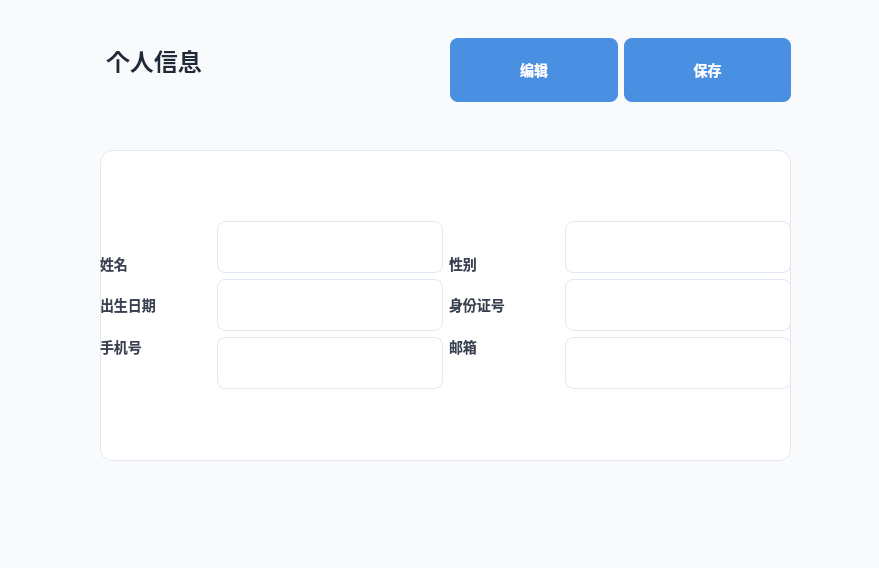
<?xml version="1.0" encoding="UTF-8"?>
<ui version="4.0">
 <class>patientInfo</class>
 <widget class="QWidget" name="patientInfo">
  <property name="geometry">
   <rect>
    <x>0</x>
    <y>0</y>
    <width>879</width>
    <height>568</height>
   </rect>
  </property>
  <property name="minimumSize">
   <size>
    <width>879</width>
    <height>568</height>
   </size>
  </property>
  <property name="maximumSize">
   <size>
    <width>879</width>
    <height>568</height>
   </size>
  </property>
  <property name="windowTitle">
   <string>个人信息</string>
  </property>
  <property name="styleSheet">
   <string notr="true">
/* 主窗口样式 */
QWidget {
    font-family: "Segoe UI", "Microsoft YaHei", sans-serif;
    background-color: #f8fafc;
}

/* 标签样式 */
QLabel {
    background-color: transparent;
    color: #374151;
    font-size: 14px;
    font-weight: 500;
}

/* 标题标签样式 */
#label_7 {
    font-size: 24px;
    font-weight: 600;
    color: #1f2937;
    padding: 8px 0px;
}

/* 输入框样式 */
QLineEdit {
    background-color: white;
    border: 1px solid #e2e8f0;
    border-radius: 8px;
    padding: 10px 12px;
    font-size: 14px;
    color: #1f2937;
    selection-background-color: #4a90e2;
    selection-color: white;
    min-height: 30px;
    max-width: 200px;
}

QLineEdit:focus {
    border: 1px solid #4a90e2;
    background-color: #f0f7ff;
    outline: none;
}

QLineEdit:hover {
    border: 1px solid #cbd5e1;
}

QLineEdit:read-only {
    background-color: #f1f5f9;
    color: #64748b;
    border: 1px solid #e2e8f0;
}

/* 按钮样式 */
QPushButton {
    background-color: #4a90e2;
    color: white;
    border: none;
    border-radius: 8px;
    padding: 12px 20px;
    font-size: 14px;
    font-weight: 500;
    min-width: 80px;
    min-height: 40px;
    transition: all 0.2s ease;
}

QPushButton:hover {
    background-color: #3a7bc8;
    transform: translateY(-1px);
}

QPushButton:pressed {
    background-color: #2c6bb6;
    transform: translateY(1px);
}

QPushButton:disabled {
    background-color: #cbd5e1;
    color: #94a3b8;
}

/* 表单容器样式 */
#gridLayoutWidget {
    background-color: white;
    border-radius: 12px;
    border: 1px solid #e2e8f0;
    box-shadow: 0 4px 6px rgba(0, 0, 0, 0.05);
}

/* 按钮容器样式 */
#horizontalLayoutWidget {
    background-color: transparent;
}

/* 布局样式 */
QGridLayout {
    margin: 20px;
    spacing: 15px;
}

QVBoxLayout, QHBoxLayout {
    spacing: 10px;
}

/* 图片样式 */
QLabel[scaledContents="true"] {
    border-radius: 8px;
    opacity: 0.1;
}
   </string>
  </property>
  <widget class="QWidget" name="gridLayoutWidget">
   <property name="geometry">
    <rect>
     <x>100</x>
     <y>150</y>
     <width>691</width>
     <height>311</height>
    </rect>
   </property>
   <layout class="QGridLayout" name="gridLayout">
    <item row="0" column="0">
     <layout class="QVBoxLayout" name="verticalLayout">
      <property name="topMargin">
       <number>25</number>
      </property>
      <property name="bottomMargin">
       <number>25</number>
      </property>
      <item>
       <widget class="QLabel" name="label">
        <property name="text">
         <string>姓名</string>
        </property>
       </widget>
      </item>
      <item>
       <widget class="QLabel" name="label_2">
        <property name="minimumSize">
         <size>
          <width>70</width>
          <height>0</height>
         </size>
        </property>
        <property name="text">
         <string>出生日期</string>
        </property>
       </widget>
      </item>
      <item>
       <widget class="QLabel" name="label_3">
        <property name="text">
         <string>手机号</string>
        </property>
       </widget>
      </item>
     </layout>
    </item>
    <item row="0" column="2">
     <layout class="QVBoxLayout" name="verticalLayout_2">
      <property name="topMargin">
       <number>25</number>
      </property>
      <property name="bottomMargin">
       <number>25</number>
      </property>
      <item>
       <widget class="QLabel" name="label_4">
        <property name="text">
         <string>性别</string>
        </property>
       </widget>
      </item>
      <item>
       <widget class="QLabel" name="label_5">
        <property name="minimumSize">
         <size>
          <width>70</width>
          <height>0</height>
         </size>
        </property>
        <property name="text">
         <string>身份证号</string>
        </property>
       </widget>
      </item>
      <item>
       <widget class="QLabel" name="label_6">
        <property name="text">
         <string>邮箱</string>
        </property>
       </widget>
      </item>
     </layout>
    </item>
    <item row="0" column="1">
     <layout class="QVBoxLayout" name="verticalLayout_3">
      <property name="leftMargin">
       <number>20</number>
      </property>
      <item>
       <widget class="QLineEdit" name="nameLineEdit">
        <property name="minimumSize">
         <size>
          <width>0</width>
          <height>30</height>
         </size>
        </property>
        <property name="maximumSize">
         <size>
          <width>200</width>
          <height>16777215</height>
         </size>
        </property>
        <property name="readOnly">
         <bool>false</bool>
        </property>
       </widget>
      </item>
      <item>
       <widget class="QLineEdit" name="birthLineEdit">
        <property name="minimumSize">
         <size>
          <width>0</width>
          <height>30</height>
         </size>
        </property>
        <property name="maximumSize">
         <size>
          <width>200</width>
          <height>16777215</height>
         </size>
        </property>
        <property name="readOnly">
         <bool>false</bool>
        </property>
       </widget>
      </item>
      <item>
       <widget class="QLineEdit" name="phoneLineEdit">
        <property name="minimumSize">
         <size>
          <width>0</width>
          <height>30</height>
         </size>
        </property>
        <property name="maximumSize">
         <size>
          <width>200</width>
          <height>16777215</height>
         </size>
        </property>
        <property name="readOnly">
         <bool>false</bool>
        </property>
       </widget>
      </item>
     </layout>
    </item>
    <item row="0" column="3">
     <layout class="QVBoxLayout" name="verticalLayout_4">
      <property name="sizeConstraint">
       <enum>QLayout::SizeConstraint::SetDefaultConstraint</enum>
      </property>
      <property name="leftMargin">
       <number>20</number>
      </property>
      <property name="bottomMargin">
       <number>0</number>
      </property>
      <item>
       <widget class="QLineEdit" name="genderLineEdit">
        <property name="minimumSize">
         <size>
          <width>0</width>
          <height>30</height>
         </size>
        </property>
        <property name="maximumSize">
         <size>
          <width>200</width>
          <height>16777215</height>
         </size>
        </property>
        <property name="readOnly">
         <bool>false</bool>
        </property>
       </widget>
      </item>
      <item>
       <widget class="QLineEdit" name="idLineEdit">
        <property name="minimumSize">
         <size>
          <width>0</width>
          <height>30</height>
         </size>
        </property>
        <property name="maximumSize">
         <size>
          <width>200</width>
          <height>16777215</height>
         </size>
        </property>
        <property name="readOnly">
         <bool>false</bool>
        </property>
       </widget>
      </item>
      <item>
       <widget class="QLineEdit" name="emailLineEdit">
        <property name="minimumSize">
         <size>
          <width>0</width>
          <height>30</height>
         </size>
        </property>
        <property name="maximumSize">
         <size>
          <width>200</width>
          <height>16777215</height>
         </size>
        </property>
        <property name="readOnly">
         <bool>false</bool>
        </property>
       </widget>
      </item>
     </layout>
    </item>
   </layout>
  </widget>
  <widget class="QWidget" name="horizontalLayoutWidget">
   <property name="geometry">
    <rect>
     <x>450</x>
     <y>30</y>
     <width>341</width>
     <height>81</height>
    </rect>
   </property>
   <layout class="QHBoxLayout" name="horizontalLayout">
    <item>
     <widget class="QPushButton" name="editPushButton">
      <property name="minimumSize">
       <size>
        <width>80</width>
        <height>40</height>
       </size>
      </property>
      <property name="text">
       <string>编辑</string>
      </property>
     </widget>
    </item>
    <item>
     <widget class="QPushButton" name="savePushButton">
      <property name="minimumSize">
       <size>
        <width>80</width>
        <height>40</height>
       </size>
      </property>
      <property name="text">
       <string>保存</string>
      </property>
     </widget>
    </item>
   </layout>
  </widget>
  <widget class="QLabel" name="label_7">
   <property name="geometry">
    <rect>
     <x>100</x>
     <y>40</y>
     <width>191</width>
     <height>41</height>
    </rect>
   </property>
   <property name="text">
    <string>个人信息</string>
   </property>
  </widget>
  <widget class="QLabel" name="label_8">
   <property name="geometry">
    <rect>
     <x>10</x>
     <y>-20</y>
     <width>61</width>
     <height>611</height>
    </rect>
   </property>
   <property name="text">
    <string/>
   </property>
   <property name="pixmap">
    <pixmap resource="../resources.qrc">:/resources/icons/1注册登录d.png</pixmap>
   </property>
   <property name="scaledContents">
    <bool>true</bool>
   </property>
  </widget>
 </widget>
 <resources>
  <include location="../resources.qrc"/>
 </resources>
 <connections/>
</ui>
